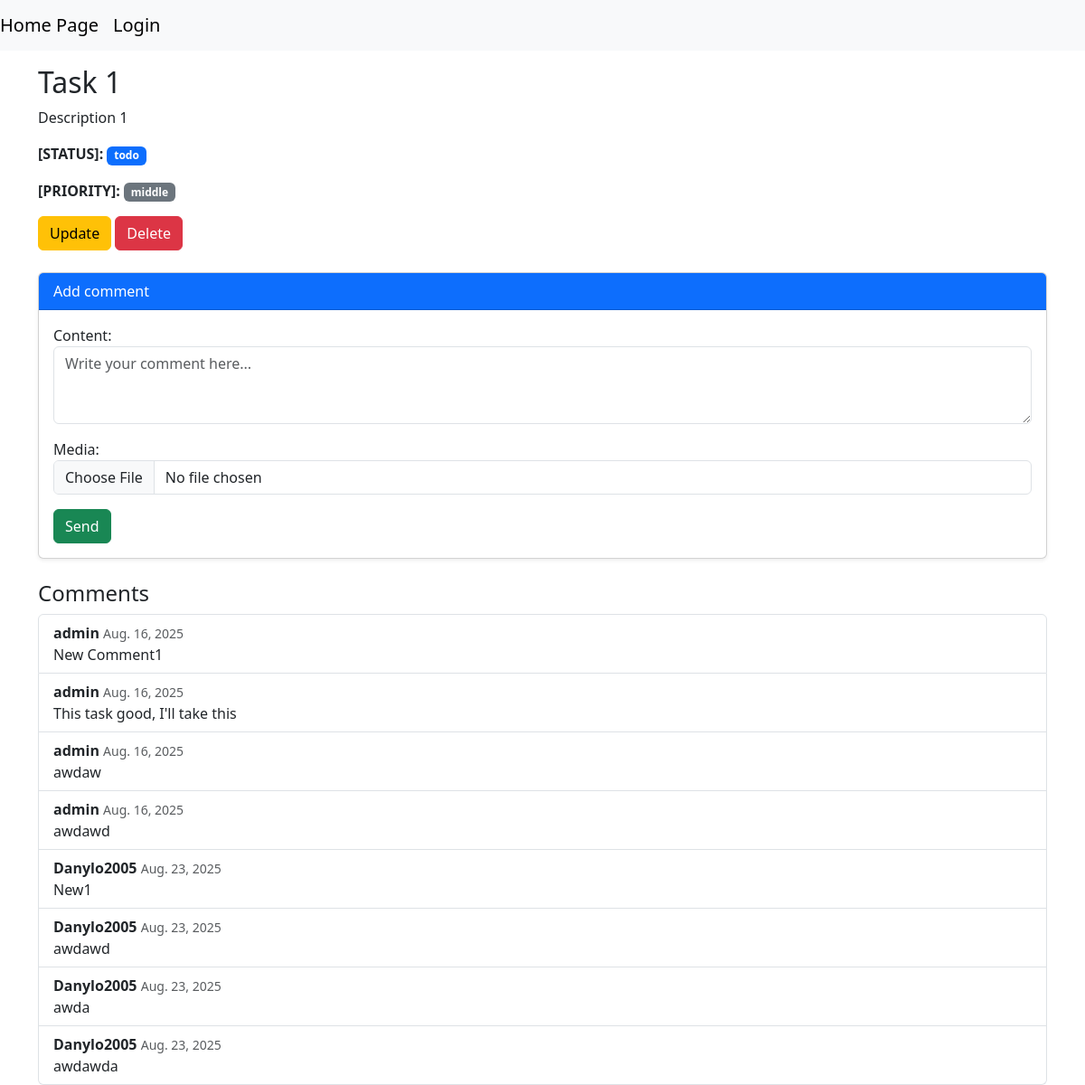
/1/, run on the app's committed database.
### tasks/models.py (models this page shows, shortened)
class Task(models.Model):
    STATUS_CHOICES = [
        ("todo", "TO DO"),
        ("in_progress", "IN PROGRESS"),
        ("complete", "COMPLETE"),
    ]
    PRIORITY_CHOICES = [
        ("low", "LOW PRIORITY"),
        ("middle", "MIDDLE PRIORITY"),
        ("high", "HIGH PRIORITY"),
    ]
    title = models.CharField(max_length=255)
    description = models.TextField()
    status = models.CharField(max_length=30, choices=STATUS_CHOICES, default="todo")
    priority = models.CharField(max_length=30, choices=PRIORITY_CHOICES, default="middle")
    end_time = models.DateField(null=True, blank=True)
    creator = models.ForeignKey(User, on_delete=models.CASCADE)

class Comment(models.Model):
    task = models.ForeignKey(Task, on_delete=models.CASCADE, related_name="comments")
    author = models.ForeignKey(User, on_delete=models.CASCADE, related_name="comments")
    content = models.TextField()
    created_at = models.DateField(auto_now_add=True)
    media = models.FileField(upload_to="comment_media", blank=True, null=True)

### tasks/views.py (the view, shortened to what this page needs)
# urls.py: path("<int:pk>/", views.TaskDetailView.as_view(), name="task-detail"),
class TaskDetailView(DetailView):
    model = Task
    context_object_name = "task"
    template_name = "tasks/task_detail.html"
    def get_context_data(self, **kwargs):
        content = super().get_context_data()
        content["comment_form"] = CommentForm()
        return content

### tasks/forms.py
class CommentForm(forms.ModelForm):
    class Meta:
        model = Comment
        fields = ["content", "media"]
        widgets = {
            "content": forms.Textarea(
                attrs={"class": "form-control", "rows": 3, "placeholder": "Write your comment here..."}),
            "media": forms.FileInput(
                attrs={"class": "form-control"}
            )
        }

### templates/tasks/task_detail.html
{% extends 'base.html' %}
{% block content %}
<div class="container mt-3">
    <h2>{{ task.title}}</h2>
    <p> {{ task.description}}</p>
    <p><strong>[STATUS]:</strong> <span class="badge text-bg-primary">{{ task.status }}</span></p>
    <p><strong>[PRIORITY]:</strong> <span class="badge text-bg-secondary">{{ task.priority }}</span></p>
    <a href="{% url 'task-update' task.pk %}" class="btn btn-warning">Update</a>
    <a href="{% url 'task-delete' task.pk %}" class="btn btn-danger">Delete</a>
</div>
{% include 'tasks/comments_container.html'%}
{% endblock %}

### templates/tasks/comments_container.html (shortened to what this page needs)
<div class="container mt-4">
    <div class="card shadow-sm">
        <div class="card-header bg-primary text-white">
            Add comment
        </div>
        <div class="card-body">
            <form method="post" class="mb-0">
                {{ comment_form.as_p }}
                <button type="submit" class="btn btn-success">Send</button>
            </form>
        </div>
    </div>
</div>
<div class="container mt-4">
    <h4>Comments</h4>
    {% if task.comments.all %}
        <ul class="list-group">
            {% for comment in task.comments.all %}
                <li class="list-group-item">
                    <strong>{{ comment.author }}</strong> <small class="text-muted">{{ comment.created_at }}</small>
                    <p class="mb-0">{{ comment.content }}</p>
                </li>
            {% endfor %}
        </ul>
    {% endif %}
</div>

### data on the page
Task: title "Task 1", description "Description 1", status "todo", priority "middle"
Comment: author "admin", created_at "Aug. 16, 2025", content "New Comment1"
Comment: author "admin", created_at "Aug. 16, 2025", content "This task good, I'll take this"
Comment: author "admin", created_at "Aug. 16, 2025", content "awdaw"
Comment: author "admin", created_at "Aug. 16, 2025", content "awdawd"
Comment: author "Danylo2005", created_at "Aug. 23, 2025", content "New1"
Comment: author "Danylo2005", created_at "Aug. 23, 2025", content "awdawd"
Comment: author "Danylo2005", created_at "Aug. 23, 2025", content "awda"
Comment: author "Danylo2005", created_at "Aug. 23, 2025", content "awdawda"
